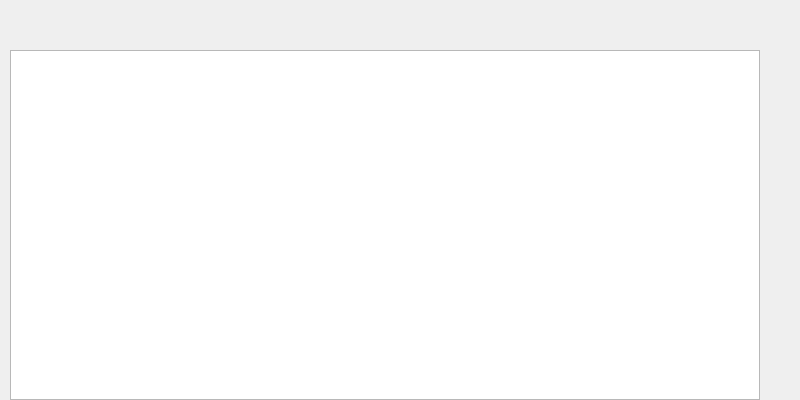
<?xml version="1.0" encoding="UTF-8"?>
<ui version="4.0">
 <class>Module</class>
 <widget class="QDialog" name="Module">
  <property name="geometry">
   <rect>
    <x>0</x>
    <y>0</y>
    <width>800</width>
    <height>400</height>
   </rect>
  </property>
  <property name="windowTitle">
   <string>Dialog</string>
  </property>
  <widget class="QTableWidget" name="tableWidget">
   <property name="geometry">
    <rect>
     <x>10</x>
     <y>50</y>
     <width>750</width>
     <height>350</height>
    </rect>
   </property>
  </widget>
 </widget>
 <resources/>
 <connections/>
</ui>
